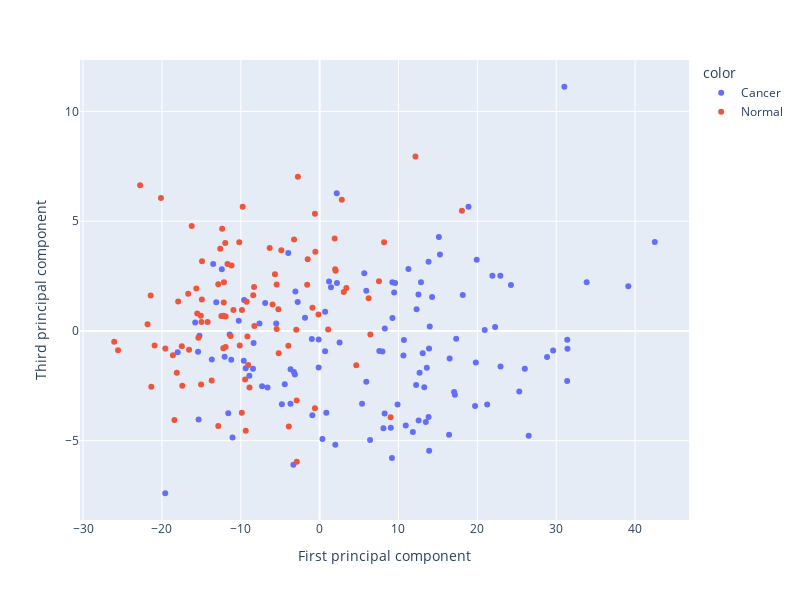

Notebook code cell kept with this figure:
### Code cell
fig = px.scatter(x= X_pca[:, 0], y= X_pca[:, 2], color = df.iloc[:,0], width=800, height=600,
                labels={'x':'First principal component', 'y': 'Third principal component'})
fig.show()
